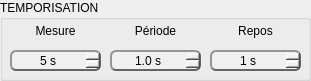
   <widget class="QGroupBox" name="delay">
    <property name="geometry">
     <rect>
      <x>30</x>
      <y>290</y>
      <width>311</width>
      <height>81</height>
     </rect>
    </property>
    <property name="title">
     <string>TEMPORISATION</string>
    </property>
    <widget class="QSpinBox" name="rest">
     <property name="geometry">
      <rect>
       <x>210</x>
       <y>50</y>
       <width>91</width>
       <height>21</height>
      </rect>
     </property>
     <property name="styleSheet">
      <string notr="true">QSpinBox
{
	border-style: outset;
	border-width: 2px;
	border-radius: 6px;
	border-color: rgb(100, 100, 100);
	background-color: rgb(240, 240, 240);
}

QSpinBox:hover
{
	border-color: rgb(255, 0, 0);
}</string>
     </property>
     <property name="alignment">
      <set>Qt::AlignCenter</set>
     </property>
     <property name="suffix">
      <string> s</string>
     </property>
     <property name="minimum">
      <number>1</number>
     </property>
     <property name="maximum">
      <number>180</number>
     </property>
     <property name="displayIntegerBase">
      <number>10</number>
     </property>
    </widget>
    <widget class="QSpinBox" name="measure_timer">
     <property name="geometry">
      <rect>
       <x>10</x>
       <y>50</y>
       <width>91</width>
       <height>21</height>
      </rect>
     </property>
     <property name="styleSheet">
      <string notr="true">QSpinBox
{
	border-style: outset;
	border-width: 2px;
	border-radius: 6px;
	border-color: rgb(100, 100, 100);
	background-color: rgb(240, 240, 240);
}

QSpinBox:hover
{
	border-color: rgb(255, 0, 0);
}</string>
     </property>
     <property name="alignment">
      <set>Qt::AlignCenter</set>
     </property>
     <property name="suffix">
      <string> s</string>
     </property>
     <property name="minimum">
      <number>5</number>
     </property>
     <property name="maximum">
      <number>1000</number>
     </property>
     <property name="singleStep">
      <number>5</number>
     </property>
    </widget>
    <widget class="QDoubleSpinBox" name="period">
     <property name="geometry">
      <rect>
       <x>110</x>
       <y>50</y>
       <width>91</width>
       <height>21</height>
      </rect>
     </property>
     <property name="styleSheet">
      <string notr="true">QDoubleSpinBox
{
	border-style: outset;
	border-width: 2px;
	border-radius: 6px;
	border-color: rgb(100, 100, 100);
	background-color: rgb(240, 240, 240);
}

QDoubleSpinBox:hover
{
	border-color: rgb(255, 0, 0);
}</string>
     </property>
     <property name="alignment">
      <set>Qt::AlignCenter</set>
     </property>
     <property name="suffix">
      <string> s</string>
     </property>
     <property name="decimals">
      <number>1</number>
     </property>
     <property name="minimum">
      <double>0.500000000000000</double>
     </property>
     <property name="singleStep">
      <double>0.500000000000000</double>
     </property>
     <property name="value">
      <double>1.000000000000000</double>
     </property>
    </widget>
    <widget class="QLabel" name="delay_measure_label">
     <property name="geometry">
      <rect>
       <x>10</x>
       <y>20</y>
       <width>91</width>
       <height>21</height>
      </rect>
     </property>
     <property name="text">
      <string>Mesure</string>
     </property>
     <property name="alignment">
      <set>Qt::AlignCenter</set>
     </property>
    </widget>
    <widget class="QLabel" name="delay_period_label">
     <property name="geometry">
      <rect>
       <x>110</x>
       <y>20</y>
       <width>91</width>
       <height>21</height>
      </rect>
     </property>
     <property name="text">
      <string>Période</string>
     </property>
     <property name="alignment">
      <set>Qt::AlignCenter</set>
     </property>
    </widget>
    <widget class="QLabel" name="delay_rest_label">
     <property name="geometry">
      <rect>
       <x>210</x>
       <y>20</y>
       <width>91</width>
       <height>21</height>
      </rect>
     </property>
     <property name="text">
      <string>Repos</string>
     </property>
     <property name="alignment">
      <set>Qt::AlignCenter</set>
     </property>
    </widget>
   </widget>
